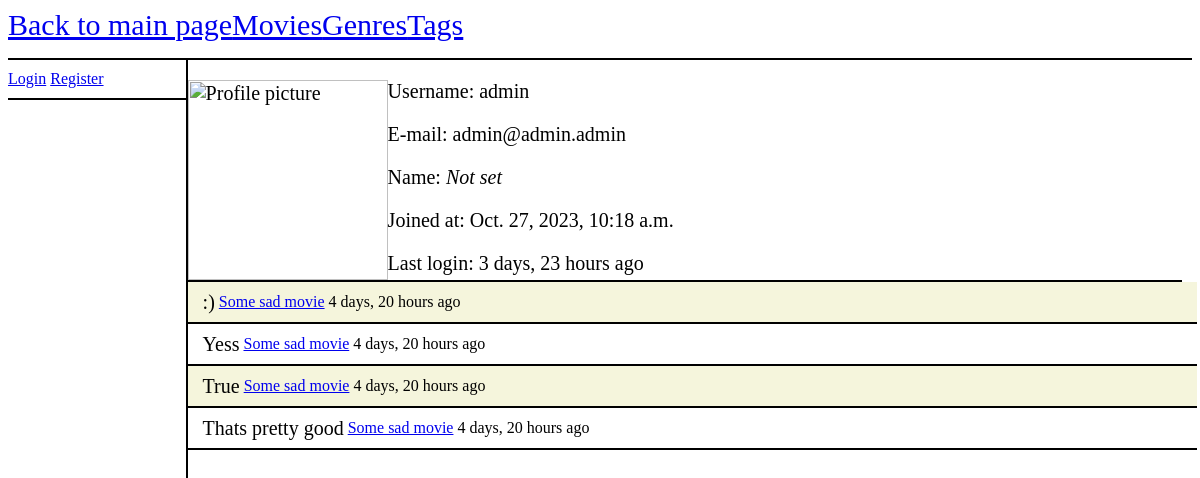
/movies/profile/1/, run on an earlier commit of the app's database.
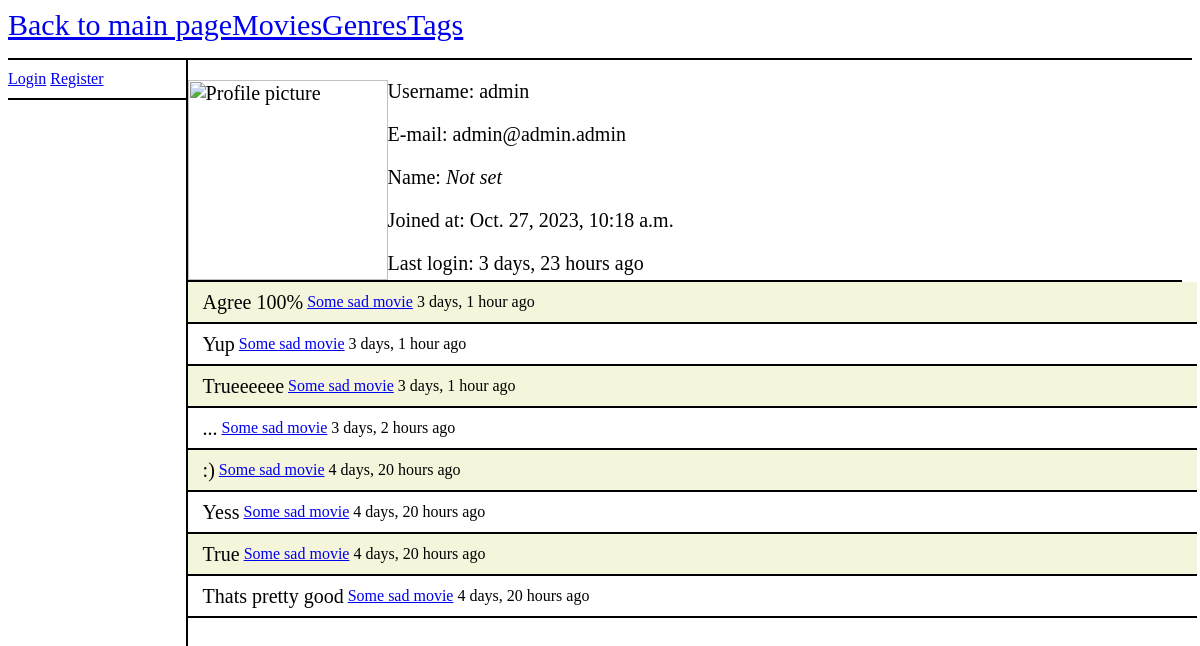
And on a later commit of the database.
### movies/models.py (models this page shows, shortened)
class Comment(models.Model):
    content = models.TextField(max_length=500)
    author = models.ForeignKey(User, on_delete=models.SET_NULL, null=True)
    created_at = models.DateTimeField(auto_now_add=True)
    created_in = models.ForeignKey(Movie, on_delete=models.SET_NULL, null=True)
    reply = models.BooleanField(default=False)
    reply_to = models.ForeignKey('self', on_delete=models.SET_NULL, null=True)
    def __str__(self):
        return self.content

class Movie(models.Model):
    name = models.CharField(max_length=100)
    description = models.TextField(max_length=500)
    created_at = models.DateTimeField(auto_now_add=True)
    updated_at = models.DateTimeField(auto_now=True)
    created_by = models.ForeignKey(User, on_delete=models.SET_NULL, null=True, related_name='movies_created')
    updated_by = models.ForeignKey(User, on_delete=models.SET_NULL, null=True, related_name='movies_updated')
    public = models.BooleanField(default=False)
    genres = models.ManyToManyField(Genre)
    tags = models.ManyToManyField(Tag)
    def __str__(self):
        return self.name

### movies/views.py (the view)
# urls.py: path("profile/<int:user_id>/", views.user_profile, name="user_profile"),
def user_profile(request, user_id):
    context = {}
    user = get_object_or_404(User, pk=user_id)
    if request.user.is_staff:
        comments = user.comment_set.all().order_by('-created_at')
    else:
        comments = user.comment_set.filter(created_in__public = True).order_by('-created_at')
    context["user"] = user
    context["comments"] = comments
    return render(request, "movies/user_profile.html", context)

### movies/templates/movies/user_profile.html (shortened to what this page needs)
{% extends 'movies/template.html' %}
{% load static %}
{% block content %}
    <div class = "profile">
        <div class = "profile-info">
            <div class="profile-picture">
                <img src="{{ user.profile.image.url }}" alt="Profile picture">
            </div>
            <div class="profile-user-info">
                <p>Username: {{ user.username }}</p>
                {% if user.email %}
                    <p>E-mail: {{ user.email }}</p>
                {% else %}
                    <p>E-mail: <i>Not set</i></p>
                {% endif %}
                {% if user.first_name %}
                    <p>Name: {{ user.first_name }}</p>
                {% else %}
                    <p>Name: <i>Not set</i></p>
                {% endif %}
                <p>Joined at: {{ user.date_joined }}</p>
                <p>Last login: {{ user.last_login|timesince }} ago</p>
            </div>
        </div>
        {% for comment in comments %}
            <div class = "comment">
                {{ comment }} <span class = "comment-author">&nbsp<a href="{% url 'movie_detail' comment.created_in.id %}">{{ comment.created_in }}</a> {{ comment.created_at|timesince }} ago</span><br/>
            </div>
        {% endfor %}
    </div>
{% endblock content %}

What changed in the data, as far as the page shows it:
added Comment: content "Agree 100%", created_in "Some sad movie", created_at "3 days, 1 hour"
added Comment: content "Yup", created_in "Some sad movie", created_at "3 days, 1 hour"
added Comment: content "Trueeeeee", created_in "Some sad movie", created_at "3 days, 1 hour"
added Comment: content "...", created_in "Some sad movie", created_at "3 days, 2 hours"
